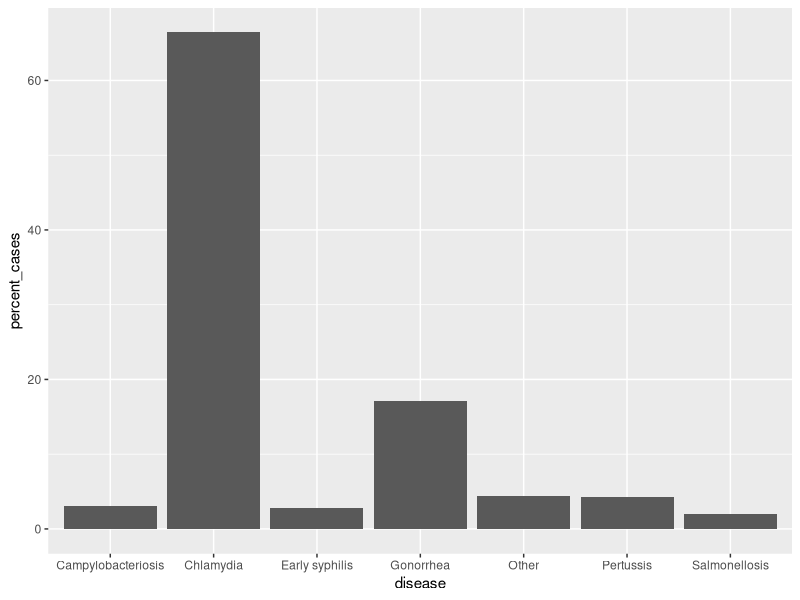
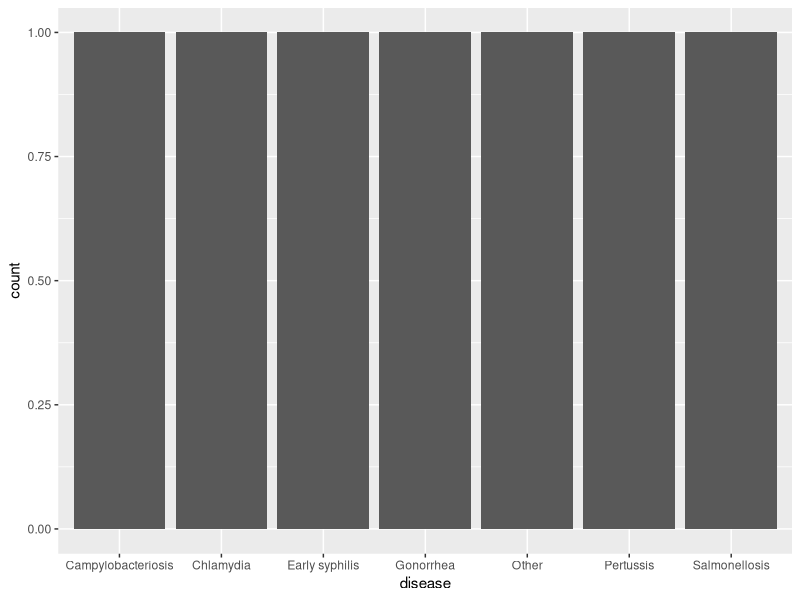
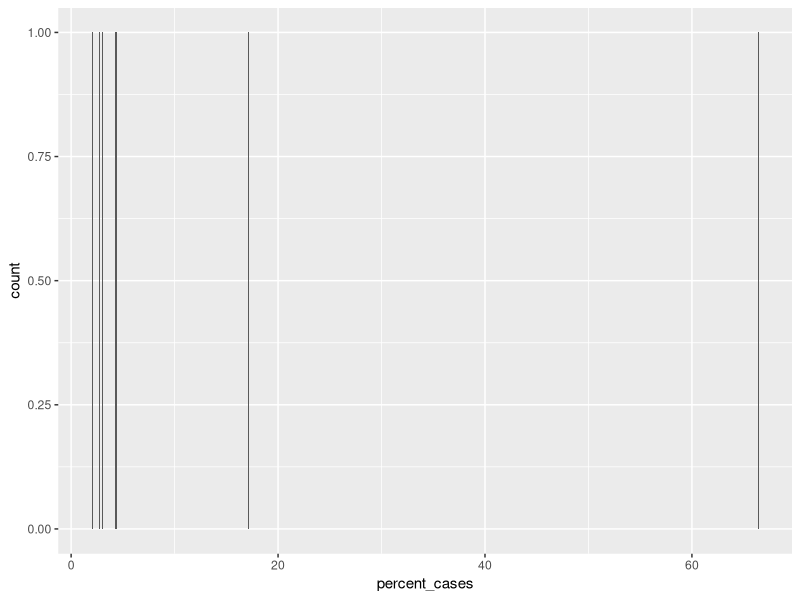
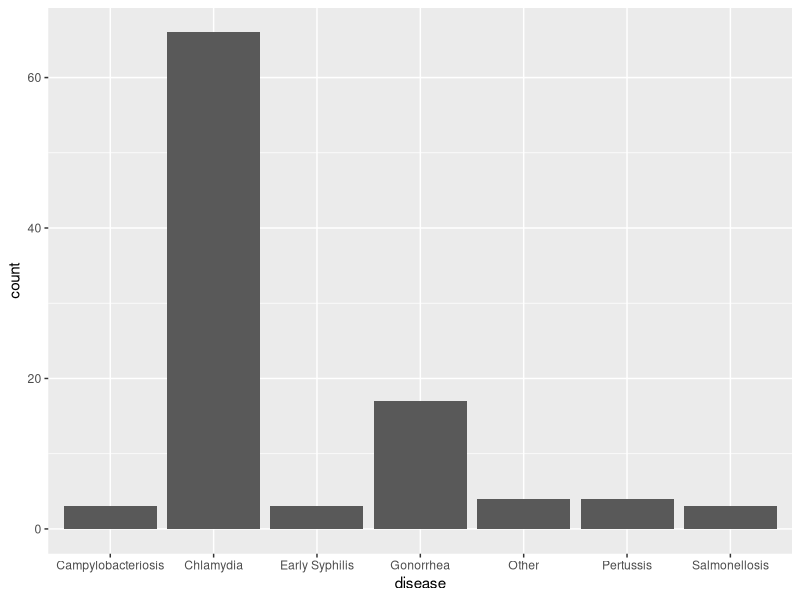

The R script that drew these images, in order:
## ---- chunk 1
library(readr)
id_data <- read_csv("Ch01_ID-data.csv")
library(ggplot2)
ggplot(id_data, aes(x = disease, y = percent_cases)) +
  geom_bar(stat="Identity")
## ---- chunk 2
ggplot(id_data, aes(x = disease)) +
  geom_bar()
## ---- chunk 3
id_data
## ---- chunk 4
ggplot(id_data, aes(percent_cases)) +
  geom_bar()
## ---- chunk 5
id_data_long <- read_csv("id_data_long.csv")
head(id_data_long)
dim(id_data_long)
## ---- chunk 6
ggplot(id_data_long, aes(x = disease)) +
  geom_bar()
